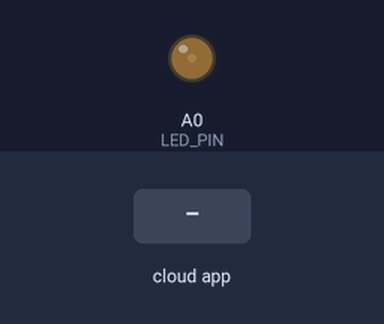
Simulated run of this sketch. Board: Arduino Mega 2560, built with avr-gcc and run on an emulated ATmega2560. Shown: output pins drawn as LEDs (lit = HIGH). The test bench sets the inputs (shaded band). The ROS host is connected and sends only what is stated.

Above: at 3.6 s.
3.7 s: the phone or cloud app sets led to 100
At 4.2 s:
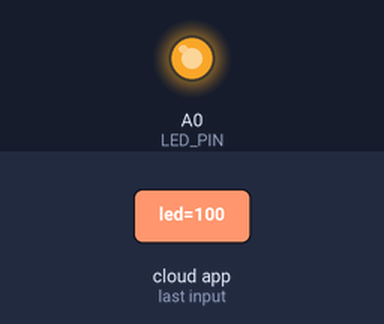
5.2 s: the phone or cloud app sets led to -100
At 6.1 s:
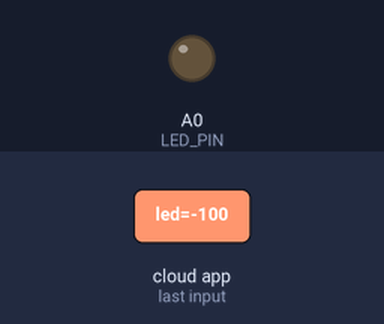
Timing chart, 0 to 8.2 s (numbered marks = the images above; inputs shaded):
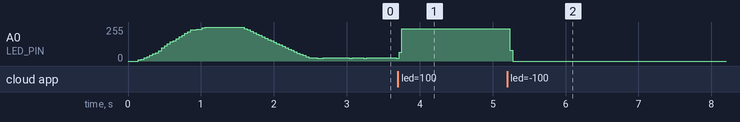

The sketch:

led.ino
```cpp
#include <ros.h>
#include <std_msgs/Float32.h>

/*
 * Defines the control pin for the transistor controlling LED ground. Logic
 * high to this pin will turn the LED strips on.
 */
#define LED_PIN A0

/*
 * Forward declaration of the thruster callback function.
 */
void led_callback(const std_msgs::Float32& msg);

/*
 * Construct a node handle for communicating with the ROS framework to tie in
 * thruster speed to LED intensity.
 */
ros::NodeHandle n;

/*
 * The subscriber to thruster messages.
 */
ros::Subscriber<std_msgs::Float32> sub("/led", &led_callback);

/*
 * Define the minimum PWM duty cycle. Due to the physics of the LED circuit,
 * duty cycles below this value will result in the LEDs not being illuminated.
 */
static constexpr float min_duty_cycle = 0.1;

/*
 * Global variable corresponding to the current duty cycle of the LEDs.
 */
float current_duty = min_duty_cycle;

/**
 * LED message callback.
 *
 * @note This function updates the current_duty variable to set the LED duty
 *       cycle.
 *
 * @param msg The LED PWM message.
 *
 * @return None.
 */
void led_callback(const std_msgs::Float32& msg)
{
    float percentage = msg.data;

    /*
     * Bounds checking (plus logic short-circuit for 0% duty cycle)
     */
    if (percentage <= 0.0)
    {
        current_duty = 0.0;
        return;
    }
    else if (percentage > 1.0)
    {
        percentage = 1.0;
    }

    /*
     * Calculate the pwm duty cycle.
     */
    current_duty = (percentage * (1.0 - min_duty_cycle)) + min_duty_cycle;
}

/**
 * PWMs a pin at the specified frequency for the specified duty cycle.
 *
 * @note This function performs a single cycle of the PWM and must be called
 *       repeatedly to get a dimming effect. The arduino analogWrite() function
 *       will not work because the specified LED_PIN is not compliant with the
 *       output comparator pins.
 *
 * @param pin The pin to PWM.
 * @param duty The duty cycle to PWM. Must be within [0, 1].
 * @param frequency The frequency (in Hz) to run the PWM at.
 *
 * @return None.
 */
void pwm(int pin, float duty, const int frequency = 100)
{
    const float max_time_micros = 1.0 / frequency * 1000000;
    if (duty > 1.0 || duty < 0)
    {
        n.logwarn("Attempted to PWM invalid value.");
        return;
    }

    /*
     * Calculate the on and off delays in microseconds.
     */
    const int on_micros = duty * max_time_micros;
    const int off_micros = max_time_micros - on_micros;

    /*
     * Ensure that the delay is positive before calling delayMicroseconds().
     */
    digitalWrite(pin, HIGH);
    if (on_micros > 0)
    {
        delayMicroseconds(on_micros);
    }

    digitalWrite(pin, LOW);
    if (off_micros > 0)
    {
        delayMicroseconds(off_micros);
    }
}

/**
 * Arduino-compliant setup function.
 *
 * @note Sets up the PWM pin and the ROS node, then waits for a ROS connection.
 *
 * @return None.
 */
void setup()
{
    pinMode(LED_PIN, OUTPUT);
    digitalWrite(LED_PIN, LOW);

    n.initNode();
    n.subscribe(sub);

    for (int i = 0; i < 100; ++i)
    {
        /*
         * The initial turn on intensity follows a cosine mapping to be
         * sinusoidal in LED intensity buildup.
         */
        const float duty = (cos(3.14159 * static_cast<float>(i)/100.0) * -1.0 +
                1.0) / 2.0;
        pwm(LED_PIN, duty);
    }

    /*
     * Leave the LEDs on at full intensity for 500ms to show power-on.
     */
    digitalWrite(LED_PIN, HIGH);
    delay(500);

    /*
     * Follow a linear decrease in intensity until the minimal LED intensity is
     * reached.
     */
    for (int i = 100; i > min_duty_cycle*100; --i)
    {
        const float duty = static_cast<float>(i) / 100.0;
        pwm(LED_PIN, duty);
    }

    /*
     * Wait until the ROS node is connected to continue.
     */
    while (n.connected() == false)
    {
        pwm(LED_PIN, current_duty);
        n.spinOnce();
    }
    n.loginfo("Node initialized.");
}

/**
 * Arduino-compliant loop function.
 *
 * @note This function is called continuously.
 *
 * @return None.
 */
void loop()
{
    /*
     * Handle ROS callbacks and update the LED intensity.
     */
    n.spinOnce();
    pwm(LED_PIN, current_duty);
}
```

Measured:
- after the input at 5.2 s, A0 (LED_PIN): 242/255 → 0/255 at once
